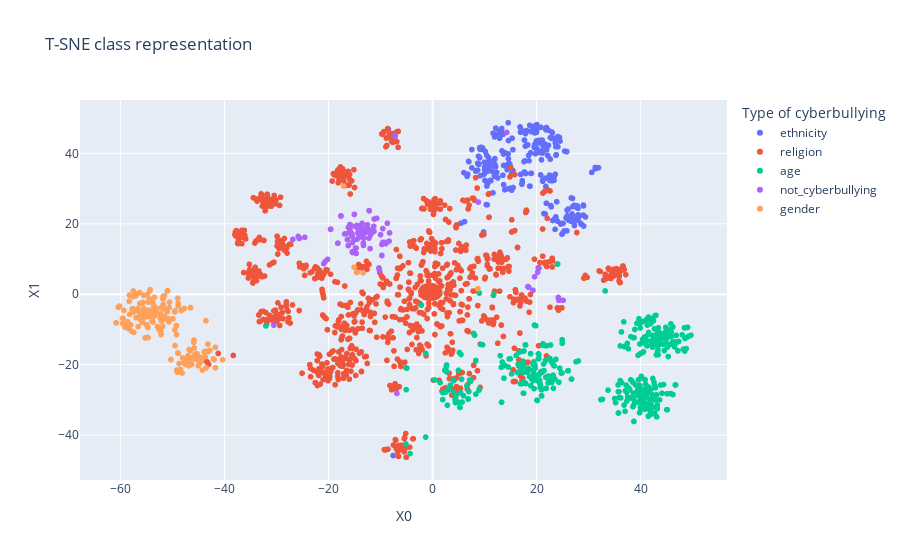

Notebook source saved alongside this figure:
### Code cell
# Set the desired height and width for the plot
height = 800
width = 800

fig = px.scatter(slice_df, x=X_embedded[:, 0], y=X_embedded[:, 1], color='cluster_mapped_kmeans', title="T-SNE class representation", hover_data=['tweet_text'])
fig.update_xaxes(title_text="X0")
fig.update_yaxes(title_text="X1")
fig.update_layout(legend_title="Type of cyberbullying")

fig.show()

### Figure 1 — Plotly figure (JSON) as saved in the notebook; plotly's stock layout.template omitted (floating-point values rounded to 4 significant figures; data arrays with more than 128 entries replaced by an {"elided": "..."} marker saying what was removed)
{"data": [{"customdata": {"elided": "271x1 str values"}, "hovertemplate": "cluster_mapped_kmeans=ethnicity<br>x=%{x}<br>y=%{y}<br>tweet_text=%{customdata[0]}<extra></extra>", "legendgroup": "ethnicity", "marker": {"color": "#636efa", "symbol": "circle"}, "mode": "markers", "name": "ethnicity", "showlegend": true, "type": "scattergl", "x": {"elided": "271 float values"}, "xaxis": "x", "y": {"elided": "271 float values"}, "yaxis": "y"}, {"customdata": {"elided": "1036x1 str values"}, "hovertemplate": "cluster_mapped_kmeans=religion<br>x=%{x}<br>y=%{y}<br>tweet_text=%{customdata[0]}<extra></extra>", "legendgroup": "religion", "marker": {"color": "#EF553B", "symbol": "circle"}, "mode": "markers", "name": "religion", "showlegend": true, "type": "scattergl", "x": {"elided": "1036 float values"}, "xaxis": "x", "y": {"elided": "1036 float values"}, "yaxis": "y"}, {"customdata": {"elided": "395x1 str values"}, "hovertemplate": "cluster_mapped_kmeans=age<br>x=%{x}<br>y=%{y}<br>tweet_text=%{customdata[0]}<extra></extra>", "legendgroup": "age", "marker": {"color": "#00cc96", "symbol": "circle"}, "mode": "markers", "name": "age", "showlegend": true, "type": "scattergl", "x": {"elided": "395 float values"}, "xaxis": "x", "y": {"elided": "395 float values"}, "yaxis": "y"}, {"customdata": [["RT @chyaboi_zellms: The amount of times I wonder where people got their licenses is directly proportional to the number of female drivers o…"], ["RT @underwaterprick: What i learned from #QuestionsForMen http://t.co/GQLKJhWVqq"], ["RT @fee_bee_63: What a surprise. mess on a plate #MKR"], ["RT @TehMenz: #QuestionsForMen Did you know that scientists agree that women \"slut shame\" to make vaginas more valuable to you? http://t.co/…"], ["RT @GreyUmopepisdn: When a radical feminist or SJW tries to argue with you, try these tips. #WomenAgainstFeminism http://t.co/UP62bkHAEL"], ["RT @wk1jase I'm not sexist but they really making it hard to act otherwise. #franga"], ["RT @Kinna39: Really wish the Melbourne girls reacted like Chef Casper to that fondant critique... #MkR http://t.co/8CZ7aRbTco"], ["RT @AdaChuu: Kat and Andre are so awful wtf is wrong with you two? #MKR"], ["RT @ChopraTP: #GermanProfessor gives meaning to term FemiNazi.Doesn't hire \"Indian Men\" bcz of \"Indias's Rape Problem\""], ["RT @cy4nated: http://t.co/LdKpHY1Uvo not sexist but dis so cringeworthy HAHAHAHA pls stop making gamur gurls over the top it's annoying"], ["RT @SuzanneCarbone: “@WomensWeeklyMag: UPDATE: @healthgovau launch investigation into MKR chef Pete Evans Paleo cookbook for kids http://t.…"], ["RT @DyslexicDwarf I'm not sexist, I'd just prefer it if she was making me a sammich, instead of reading Twitter."], ["RT @averagemeninist: yes i am a brony and a meninst get over it. you won't have sex with me? what kind of bullcrap is this oppression? femi…"], ["RT @GuruJeremy: Listen. I'm not sexist. But I'm a firm believer in the man setting the tone in the relationship"], ["RT @MicholsPalaG: Big big #QuestionsForMen #QuestionsForFeminists #SaturdayNightOnline 😜 http://t.co/Xhj0h1akeA"], ["RT @asredasmyhair: And what rights would those be? From what I can tell.. we have the same, if not MORE rights then men. #FemFreeFriday htt…"], ["RT @KrisTRealest @Matt_Camps Sum things jus aren't right coming from a girl'z lips... #NotSexist"], ["RT @EloisePeace: remove the fucking hat at the table #MKR"], ["You get no pass ese RT @ImAJesusTweeter: I'm not racist though,I dislike the nigger race,by nigger I mean the ignorant disgusting black folk"], ["RT @leggoet: The quality of on-screen tweets on #qanda tonight is pretty equivalent to #mkr So I'll go with \"That policy looks undercooked!\""], ["RT @PeterTownsend7: #isis #quran #Islam 'No Compulsion in Religion' (Qu'ran 2:256)? Think again!  http://t.co/58fFleMt1n http://t.co/fXZDSr…"], ["RT @RyanGebble: @YesYoureSexist Because FemShep was a character created to appease people in a pathetic way and didn't add depth or any dif…"], ["RT @GaryWorkid: @DubaiNameShame I'm not sexist but I'm old hat cleaning the car a blokes job cutting the grass a blokes job we have a dish …"], ["RT @yungmicjsu Im not sexist,  but i feel like she should be in her own level. Clearly referring men is not your calling."], ["RT @colonelkickhead: Deconstructed lemon tart!....can we please go just one season of #MKR without someone calling something deconstructed.…"], ["RT @rgay: But logistically speaking, the vagina is a tough character. It can accommodate items of size and girth quite well."], ["RT @uberfeminist: #TwitterFeminism is a protection racket. Except nobody can actually guarantee your brand any safety as the \"movement\" is …"], ["RT @syrializer: #WhiteHouse Avoids Mentioning That 21 Beheaded Christians Were Christians | 800 Whistleblower #JoshEarnest... http://t.co/H…"], ["RT @Travieee23 I can't stand women commentators in football. I'm not sexist. Just not football."], ["RT @steven_turnbu11 A female goal voted second....really, is female sport even a thing! #NotSexist"], ["RT @zeynep: Ugh, @Twitter. It was so much better when \"report as spam\" and \"block\" were IN A SINGLE MENU. Please recombine them. Paging @de…"], ["RT @curdistani: Shia Militias armed by Bagdad (#Iraq) with supplied US weapons are threatening #Kurds by attacking Kirkuk with help of Iran…"], ["RT @danhickey2199: #MKR #killerblondes the only way these girls are staying is if they blow every bloke in the room. So they're still in wi…"], ["RT @BlackGirlDanger: Re LRT: If you're a cishetdude ask yourself this question today: \"what if I just shut the fuck up?\""], ["RT @ctatplay: @freebsdgirl \"and that is how forcesargeras finally decided to abandon gamergate\""], ["RT @RavenHUWolf: Islam's War On Women Continues. Islam continues to show how they value women... http://t.co/6Uefi2sGBZ http://t.co/AL1emSK…"], ["RT @AllstateJackie: Antis will stop treating blocks as trophies as soon as feminists stop treating blocks as arguments. 🐸☕ #GamerGate"], ["RT @WizardryOfOzil: RT @YesYoureSexist: \"Says more about you than about them. @WizardryOfOzil\" not when my opinion is abnormally popular."], ["RT @PoliticalCynic: @MT8_9 @findingmariah NOW it makes sense.  #Feminism is all about being full of shit.  Got it!"], ["RT @thebolditalic: Repeatedly calling a woman a bitch from the stage was just part of the Crunchies' problems with women http://t.co/tiqbXU…"], ["RT @RyBen3 I'm not sexist: but I do not like that the first game where two women are Linesman is the BYU game. We always have luck like this"], ["RT @MR_STiXX: What was your first victimized racism incident + I was called a nigger in gr.3, I stabbed the kid, and got suspended."], ["RT:@.vid.http://t.co/VDl5vWXKrj"], ["RT @nat_com1: @hpluckrose @feminazi_front how can there be a biological inequality?"], ["RT @Trizzzy13: @Travieee23 they need to get back in the kitchen if you ask me. Lol"], ["RT @WebbyHRT: Fucking lol! Crime against cooking! Hahahahahahahaha #MKR #MKR2015"], ["RT @Dezzantibus: @MT8_9 @Brittany_Blade @JudgyBitch1 I think I'll leave this here. http://t.co/gE5ZdEE07F"], ["RT @macleod_robert: I'm not sexist but after reading about new coloured parking bays that assist women park faster I thought.....! http://t…"], ["RT @PainfulAugustus: @lilysboo i'm no sexist, i'm a realist"], ["RT @Lizzethismetal: Probably gonna piss off some #feminists"], ["RT @RavenHUWolf: Intelligence officials: ISIS been repelled at Ain al-Asad airbase - 320 US #Marines training #Iraqi troops http://t.co/J1x…"], ["RT @rfc884: I'm not sexist but I bet if I had one month of training I could do all these snowboard tricks the girls are doing and I've neve…"], ["RT @ISCOSEU: EU Convinces New Greek Govt to Extend Russia Sanctions: EU Convinces New Greek Govt to Extend Russia Sanctions... http://t.co/…"], ["RT @Matt_Toppa I hate women sports analysts #notsexist #theyrejustannoying"], ["RT @FunSizedFazio: The worst part of living in lorain isn't the crime or the pot holes or anything like that. It's knowing my mayor is a Châ¦"], ["RT @NoToFeminism: I don’t need femisnn i heard femists were trying to write a book sequel called To Mock a Meningbird"], ["RT @a_man_in_black: @freebsdgirl Hey, did you know KS's TOS prohibits doxxing people?"], ["RT @_peech: How @therealroseanne sees trans ppl and sex workers. Nice #feminism u got there, lady. http://t.co/HbPxfruLC6"], ["RT @BluntOfLoud: Reason Why These Bitches Secretly Hate Með¤£ð¤£ð¤£ð¤£ð¤£ https://t.co/ixJD7B4ZDz"], ["RT @mykitchenrules: Nawwww 😭😭😭 #MKR"], ["RT @KaiTavender I'm not sexist but when a girl farts openly near you... http://t.co/YgfGfTrtrJ"], ["RT @Tweets4Moi_Rod: Like wow. Why would the NBA hire women referees? I'm not sexist but it doesn't make any sense."], ["RT @GlobeAlone: Annie's reaction when Lloyd said Disney Land is why I hate her #mkr http://t.co/PaLZrOLDk2"], ["RT @PoliticalCynic: Instead of doing something about the feminists who hate men I'm going to scream at you for pointing them out. #TweetLik…"], ["RT @edwinrowe: #Egyptian TV Host: Nobody Dares Admit That ISIS Crimes Are Based on Islamic Sources http://t.co/mzk5YMgzuN Egypt more honest…"], ["RT @Kurdsnews: Turkish state has killed 241 children in last 11 years http://t.co/JlvkE1epws  #news  ##GoogleÇeviriciTopluluğuKürtçeyideE…"], ["RT @clarionproject: #Egypt court to hear case to designate #Turkey a state sponsor of terror http://t.co/1aQ8uJfshw http://t.co/kZwzyMUgOu"], ["RT @jgmason93 Superb parking; couldn't have done a better job myself LOL #womandriver #notsexist #2013writeoff http://t.co/4mqjpCMnDs"], ["RT @Angelemichelle: RT @PhxKen: ISLAM: CONTRIBUTING NOT ONE DAMN THING TO HUMANITY FOR 1400 YEARS. http://t.co/dajGDn1Wy3 WELL EXCEPT MURDE…"], ["RT @sudixitca: Pakistan is a nation of haters, killers and savages. See this @Razarumi tweet. Barbarism is in the masses' minds. http://t.c…"], ["RT @citywide25: #mkr  @ScreechDinero @AtlanticRecords @BadBoyRecords @CapitolRecords @ColumbiaRecords @ColumbiaUK @DefJamRecords http://t.c…"], ["RT @SouleFacts: All Muslim countries in self destruction mode----&gt;Yemen crisis: India issues advisory against traveling http://t.co/FVf7Emo…"], ["RT @awizardsbeard: @freebsdgirl Thanks bud, just go ahead compare me to misogynist assholes. Good thing you're in tech not social policy ma…"], ["RT @PeterTownsend7: #islam #isis Allah the Mutilator. Can you feel the 'peace' yet?  http://t.co/aF1qEjApdg http://t.co/UFW1z4dE60"], ["RT @joysamcyborg: Nazism has revisited Europe..this time in garb of Islam. Wave of Antisemitism hits Europe http://t.co/blWnZAHwP5 http://t…"], ["RT @gemma92rogers: Really? #mkr"], ["RT @TheQuinnspiracy: \"I am proud to announce this nonprofit organization\"\"u r fat\"God i love working on the internet."], ["RT @mshaysoul: Sometimes I think cute is the best form of attractiveness."], ["RT @YumchaAddict: mmmm Vietnamese Chilli Chook @lisamromano @garydlum @doriangray05 @binksterb @kittyholiday 🍗🍗🍗 #MKR mmmm http://t.co/EF9J…"], ["RT @Duhhitsswinkelz: I walk around my school untouchable &amp; all the bitches that don't like me just sit around and hate ððð½"], ["RT @Fuck_Mel_: U mean ignorant RT @mjjeremiah: RT @Fuck_Mel_: #DUMBASS ur a dumb nigger so go fuck urr momma already &lt;3"], ["RT @syazlicious: Best describes Kat and Andre #mkr http://t.co/Qaa6BWi4PM"], ["RT @victorymonk: Woman rips off man’s testicle because he rejected her tried to swallow it http://t.co/spmVZCJj6O #QuestionsForMen #AskGoog…"], ["RT @FeministFailure: Feminist just labeled me \"transphobic\" for not somehow magically knowing that they are \"fluidflux agender.\" http://t.c…"], ["RT @PatDollard: The #Ferguson \"crisis\" was manufactured by @BarackObama as the opening gambit of his campaign to limit cops' ability to arr…"], ["RT @ryangiglio: @XenoPhage @freebsdgirl I'd assume it’s @onthemedia, since @tldr did the original piece that got retracted."], ["Let's get some RT s n I will jump 3 pigs #gohardorgohome"], ["RT @alvarossanti: WHAAAAAAT Ã°ÂÂÂÃ°ÂÂÂÃ°ÂÂÂÃ°ÂÂÂ©Ã°ÂÂÂ© that was insane gurls Ã¢ÂÂ¤Ã¯Â¸Â finilly watched my four bitches Ã°ÂÂÂÃ°ÂÂÂÃ°ÂÂÂ so blessed Ã°ÂÂÂÃ°ÂÂÂÃ°ÂÂÂ¾ #LittleMix #LITTLEMIXLA @LittÃ¢ÂÂ¦"], ["RT @AmyMunce: #MKR maybe you girls should go back to cutting up cows and pigs, don't quit your day job!! @mykitchenrules"], ["RT @zaidbenjamin: Jailed #Saudi Blogger Raif Badawi faces 2nd round of public flogging. 50 times over 20 weeks for insulting Islam. https:/…"], ["RT @mensrightsrdt: #mensrights@reddit http://t.co/voFfUHmnAs petition to call attention to Judge Kathleen McCar... http://t.co/TJlTPFd00n #…"], ["*frank clunge RT @chrryboyhunter: RIGHT NOW, the song I would *blank* to... F***: christian woman// type o negative Cry: white ferrari// frank ocea… https://twitter.com/i/web/status/1215923977853505536"], ["RT @bobbiecattani: call me sexist but there is just some things men do better, for example, I refused to be taught to drive by a woman beca…"], ["RT @Popehat: Today's goal: get G'Gater to urge use of Logan Act against dissenters on grounds that @femfreq is a foreign government. Diffic…"], ["RT @_CHYnese__: Miserable Martha's , Pathetic Patty's &amp; Bullshit Becky'sðððððð¤·ð½ââï¸ https://t.co/eB9QH9DyD7"], ["RT @DejaCQQ99: Someone please buy Nelle a one way ticket and put her annoying ass on a train... #GH"], ["RT @colonelkickhead: \"Tonight all your favourites are back\"....do you mean favourites to rag on because then yes, all my favourites are bac…"], ["RT @ElleDunc Call me sexist, but I preferred COD without this stupid chick."], ["RT @kzeus64: VIDEO: Kurdish Peshmerga Fighters Engaging ISIS in Mosul, Iraq. https://t.co/HTYfS0Jj65. The way ISIS fighters run is jokes"], ["RT @MolksTVTalk: Tonight's dessert is called \"Remains of the Day\". #MKR"], ["RT @grexican: @roseveleth OH NO! Heaven forbid a man finds a woman visually appealing! THE HORROR! Grow up. #notsexist #freespeech #science…"], ["RT @A1_WithMines I'm no sexist, but ion know how I'd react if my son came down the stairs in heels... Prolly throw a football at his head"], ["RT @a_man_in_black: @freebsdgirl and at 1:46:00 on this stream he says people in GG should doxx you, me, and srh? https://t.co/fSDalWjH9G"], ["RT @JamilahLemieux: Today's news will assert that a crazy, White outlier attempted to bomb an NAACP office, and that Islam carried out a te…"], ["RT @MeninistTweet: Ariana Grande has no chill lmao http://t.co/EJnzXS088U"], ["RT @Keltonsexy250 I'm concerned for the girls driving their dates in this weather.... #notsexist"], ["RT @fruitondabottom: #IDontNeedFeminism because I hate being manipulated for feminists' entertainment. #WomenAgainstFeminism #letstalkmen h…"], ["RT @Jason_Eyerman Girls shouldn't do drugs #NotSexist #JustTheTruth"], ["RT @paddymcbride90: I'm not sexist, but if I was sitting on a plane ready to leave, and a female captain come on the speaker, I'd probably …"], ["RT @Superjutah: @MT8_9 Did you see Ludacris baby mom? He paid her $10k for an abortion, she kept the money had the kid and put him on $7000…"]], "hovertemplate": "cluster_mapped_kmeans=not_cyberbullying<br>x=%{x}<br>y=%{y}<br>tweet_text=%{customdata[0]}<extra></extra>", "legendgroup": "not_cyberbullying", "marker": {"color": "#ab63fa", "symbol": "circle"}, "mode": "markers", "name": "not_cyberbullying", "showlegend": true, "type": "scattergl", "x": [24.16, -17.61, -17.61, -13.27, -13.53, -15.52, -15.86, -7.217, -10.2, -15.45, -14.56, -15.56, 18.52, -16.36, -13.26, -10.29, -13.41, -12.19, 8.796, 20.47, -19.61, -11.2, -14.13, -15.42, 20.31, -13.93, -12.94, -13.19, -14.81, -12.01, -13.81, -13.8, -12.21, -12.53, -17.61, -26.86, -14.36, -14.34, 24.27, -16.21, -15.37, 25.09, -17.61, -17.61, 19.3, -12.16, -19.58, -14.7, -16.62, -8.695, -20.64, -13.22, -8.259, -9.731, -11.87, -11.29, -10.74, 24.4, -8.993, -17.61, -16.9, -14.67, -9.475, -8.968, -20.17, -12.49, -13.18, -12.04, -24.56, -9.746, -17.61, -11.26, -6.852, -13.4, -25.83, -16.17, -12.94, -19.58, -17.61, -8.363, 14.26, -7.207, -18.18, -17.61, -17.61, 24.43, 18.33, -15.52, 20.21, -25.59, -15.89, -30.52, -15.41, 18.47, -9.998, -9.567, 19.62, -15.1, -20.91, -12.51, -18.22, -13.31, -11.22, -25.61, -14.62, -15.02, -9.567, -15.02, -14.51, -9.737], "xaxis": "x", "y": [-0.8981, 22.23, 22.23, 13.86, 20.13, 17.19, 18.11, 44.73, 6.784, 16.71, 19.54, 16.57, 1.952, 15.5, 18.23, 7.457, 16.84, 23.74, 26.18, 7.453, 18.46, 21.36, 16.19, 12.07, 7.522, 18.35, 17.87, 18.57, 13.11, 12.95, 17.76, 19.49, 15.95, 18.72, 22.23, 15.56, 17.39, 18.73, -1.668, 13.82, 11.85, -1.732, 22.23, 22.23, 1.101, 23.69, 18.47, 13.11, 17.13, 20.17, 9.3, 15.9, 17.42, 14.14, 16.98, 19.3, 21.56, -1.618, 14.68, 22.23, 17.12, 11.59, 14.75, 14.38, 9.897, 17.69, 18.16, 18.24, 16.17, 11.01, 22.23, 17.86, -28.16, 17.81, 16.41, 18.95, 17.48, 18.47, 22.23, 15.07, 45.96, 44.99, 14.51, 22.23, 22.23, -1.635, 2.169, 19.39, 6.289, 15.88, 19.79, -8.768, 14.61, 1.984, 16.9, 18.63, 4.968, 15.38, 8.675, 19.71, 14.48, 14.48, 21.37, 15.87, 19.06, 22.67, 14.69, 22.67, 15.59, 10.99], "yaxis": "y"}, {"customdata": {"elided": "188x1 str values"}, "hovertemplate": "cluster_mapped_kmeans=gender<br>x=%{x}<br>y=%{y}<br>tweet_text=%{customdata[0]}<extra></extra>", "legendgroup": "gender", "marker": {"color": "#FFA15A", "symbol": "circle"}, "mode": "markers", "name": "gender", "showlegend": true, "type": "scattergl", "x": {"elided": "188 float values"}, "xaxis": "x", "y": {"elided": "188 float values"}, "yaxis": "y"}], "layout": {"legend": {"title": {"text": "Type of cyberbullying"}, "tracegroupgap": 0}, "title": {"text": "T-SNE class representation"}, "xaxis": {"anchor": "y", "domain": [0, 1], "title": {"text": "X0"}}, "yaxis": {"anchor": "x", "domain": [0, 1], "title": {"text": "X1"}}}}
